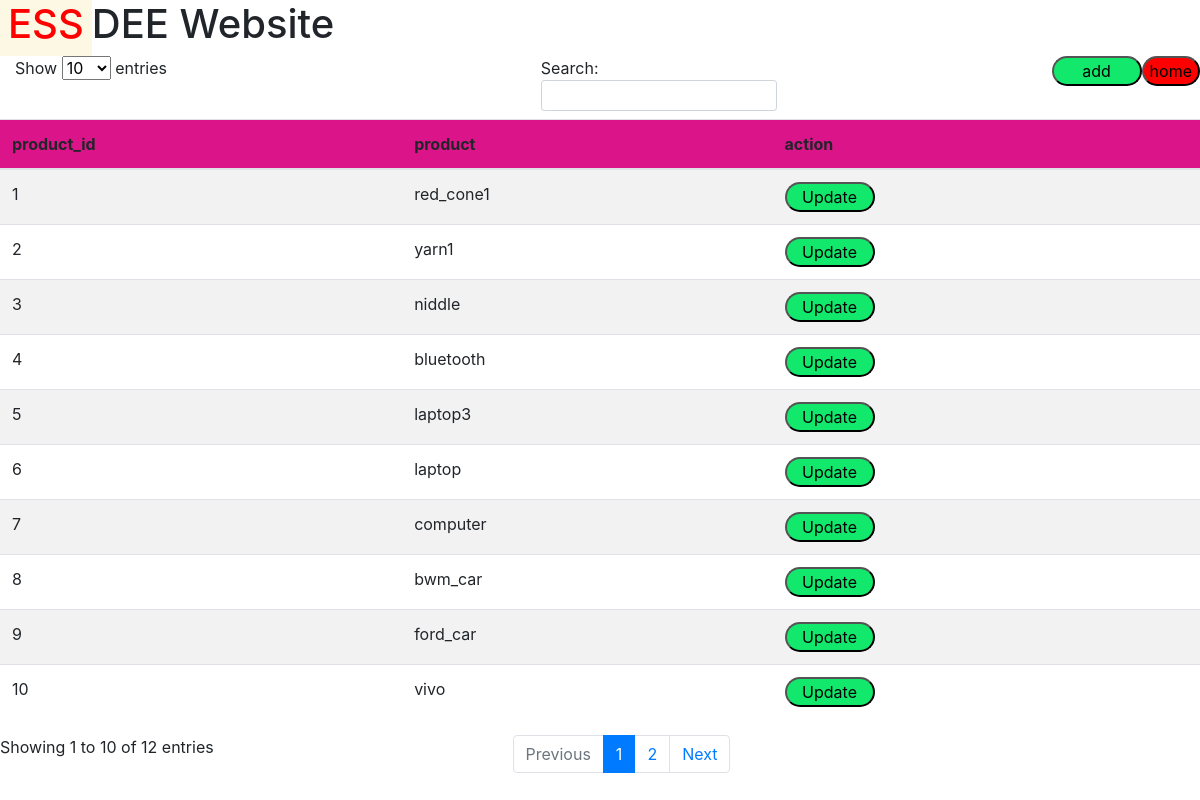
/product, run on an earlier commit of the app's database.
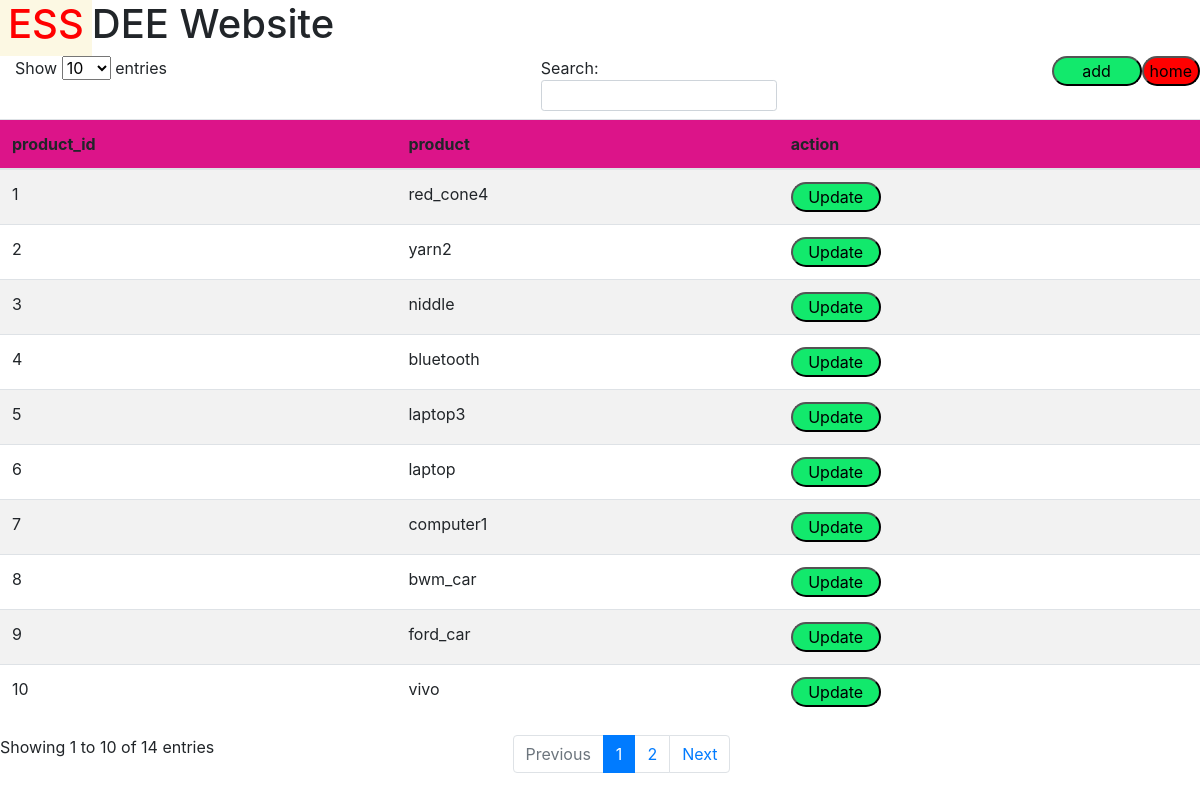
And on a later commit of the database.
### tables this page shows
CREATE TABLE product(product_id INTEGER PRIMARY KEY AUTOINCREMENT,product text NOT NULL);

### f1.py (the view)
@app.route('/product')
def product():
    con = sqlite3.connect('main.db')
    cur = con.cursor()
    tbl="select * from product"
    cur.execute(tbl)
    x1 =cur.fetchall()
    con.commit()
    con.close()
    return render_template('product.html',x1=x1)

### templates/product.html (shortened to what this page needs)
<!DOCTYPE html>
<html>
<head>
  <link rel="stylesheet" href="{{ url_for('static', filename='css/main.css') }}">
  <link rel="stylesheet" href="https://cdn.jsdelivr.net/npm/bootstrap@4.1.3/dist/css/bootstrap.min.css">
</head>
<body>
<div class="modal fade" id="exampleModal" tabindex="-1" role="dialog" aria-labelledby="exampleModalLabel" aria-hidden="true">
  <div class="modal-dialog" role="document">
  </div>
</div>
  <h1><mark class="markline">ESS</mark>DEE Website</h1>
  <form action="/" method='post'>
    <button type="submit" class="fa fa-home"
      style="background-color:red;border-radius: 30px;float: right;">home</button>
  </form>
  <button type="button" class="btn1" data-toggle="modal" data-target="#exampleModal" data-whatever="@mdo" style="float:right;">add</button>
  {% block content %}
  <table id="data" class="table table-striped">
    <thead>
      <tr>
        <th>product_id</th>
        <th>product</th>
        <th>action</th>
      </tr>
    </thead>
    <tbody>
      {% for u1 in x1 %}
      <tr>
        <td>{{u1[0]}}</td>
        <td>{{u1[1]}}</td>
        <td>
        <button type="button" class="btn1" data-toggle="modal" data-target="#proedit_{{u1[0]}}">Update</button>
        </td>
      </tr>
      {% endfor %}
    </tbody>
  </table>
  {% endblock %}
</body>
</html>

What changed in the data, as far as the page shows it:
changed product id 1: product "red_cone1" → "red_cone4"
changed product id 2: product "yarn1" → "yarn2"
changed product id 7: product "computer" → "computer1"
Also different on the page:
text written by a page script: "Show entries Search: Showing 1 to 10 of 12 entries Previous 1 2 Next" → "Show entries Search: Showing 1 to 10 of 14 entries Previous 1 2 Next"
